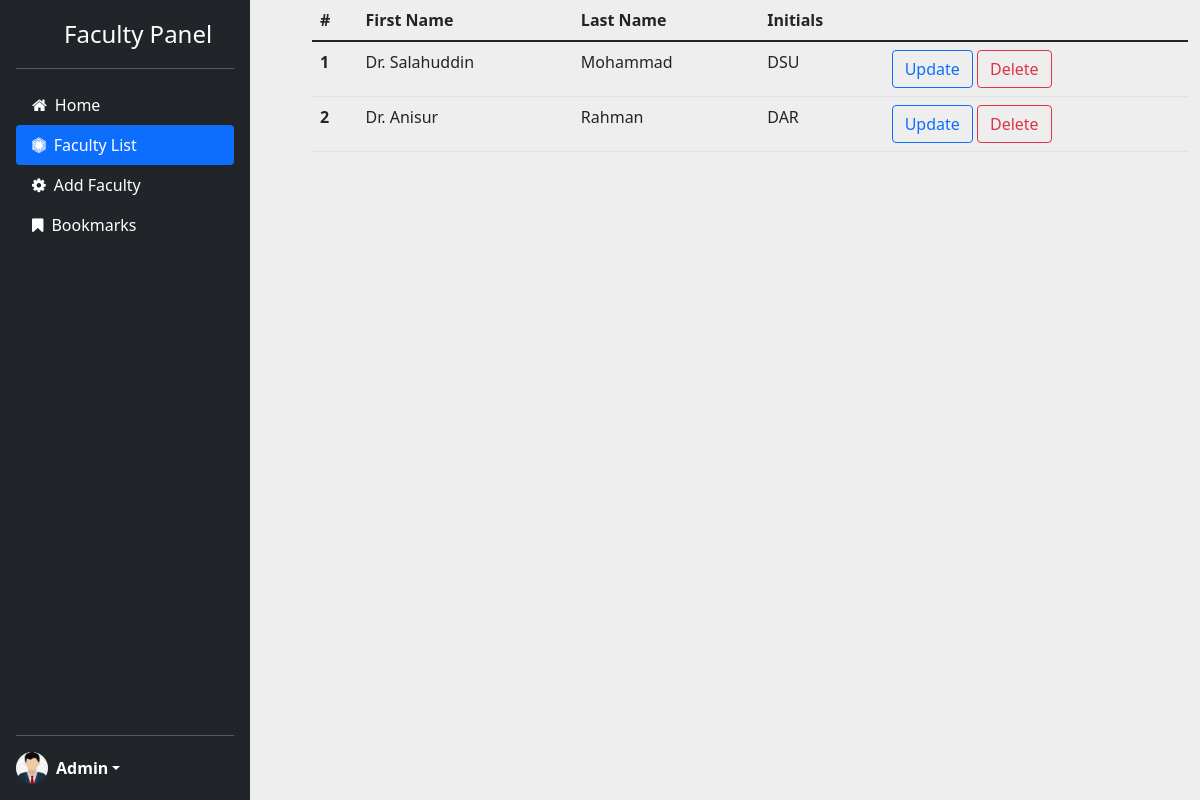
Page /admin/facultylist.php on the committed database.
### tables this page shows
CREATE TABLE `faculty` (
  `id` int(11) NOT NULL,
  `fname` text NOT NULL,
  `lname` text NOT NULL,
  `init` varchar(4) NOT NULL,
  `email` varchar(110) NOT NULL,
  `pass` varchar(30) NOT NULL
);

### admin/facultylist.php (the view, shortened to what this page needs)
<?php
include('db_connect.php');
?>
<!DOCTYPE html>
<html lang="en">
<head>
    <link href="https://cdn.jsdelivr.net/npm/bootstrap@5.1.3/dist/css/bootstrap.min.css" rel="stylesheet">
    <link rel="stylesheet" href="https://cdnjs.cloudflare.com/ajax/libs/font-awesome/4.7.0/css/font-awesome.min.css">
    <link rel="stylesheet" type="text/css" href="style.css">
</head>
<body>
    <?php
    include('./sidebar_3 f.php');
    ?>
    <div class="container col-md-9 offset-3">
        <table class="table">
            <thead>
                <tr>
                    <th scope="col">#</th>
                    <th scope="col">First Name</th>
                    <th scope="col">Last Name</th>
                    <th scope="col">Initials</th>
                </tr>
            </thead>
            <tbody>
                <?php
                $sql = "SELECT * FROM `faculty`;";
                $result = mysqli_query($conn, $sql);
                if ($result) {
                    while ($row = mysqli_fetch_assoc($result)) {
                        $id = $row['id'];
                        $fname = $row['fname'];
                        $lname = $row['lname'];
                        $init = $row['init'];
                        echo ' <tr>
                        <th scope="row">' . $id . '</th>
                        <td>' . $fname . '</td>
                        <td>' . $lname . '</td>
                        <td>' . $init . '</td>
                        <td>
                        <a href="update_f.php?updateid='. $id .'" class="btn btn-outline-primary btn  tabindex="-1" role="button">Update</a>
                        <a href="delete_f.php?deleteid='. $id .'" class="btn btn-outline-danger btn " tabindex="-1" role="button">Delete</a>
                        </td>
                        </tr>';
                    }
                }
                ?>
            </tbody>
        </table>
    </div>
</body>
</html>

### admin/style.css (style rules this page uses)
* { margin: 0; padding: 0; }
body { background-color: #eee }

### rows in the picture
faculty: id "1", fname "Dr. Salahuddin", lname "Mohammad", init "DSU"
faculty: id "2", fname "Dr. Anisur", lname "Rahman", init "DAR"
